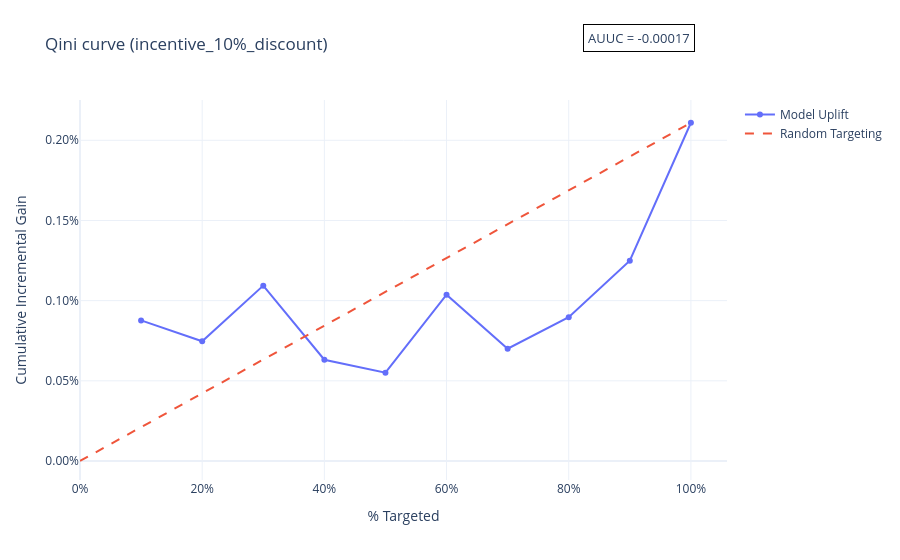
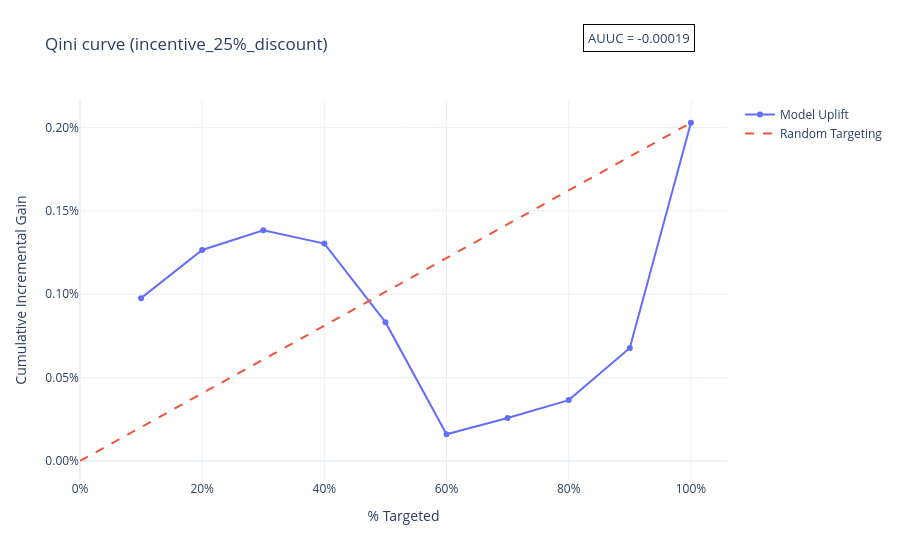
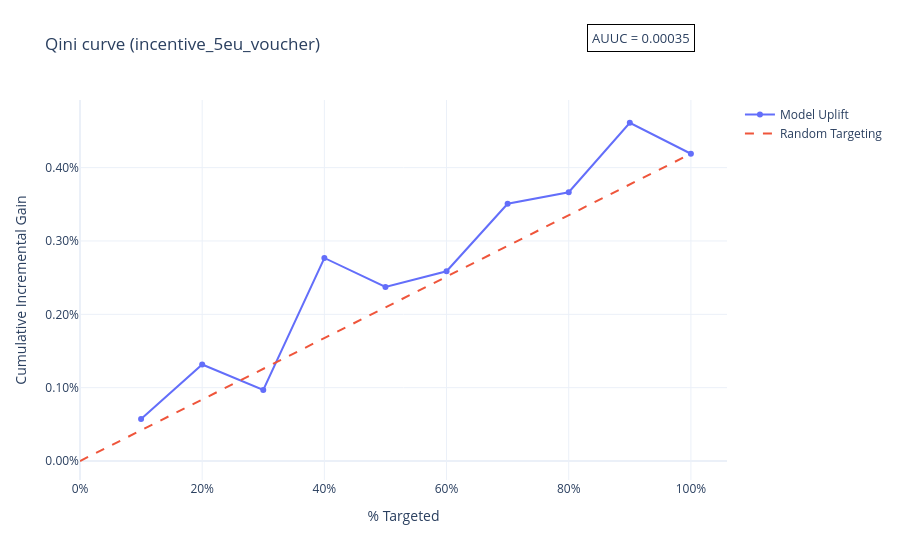
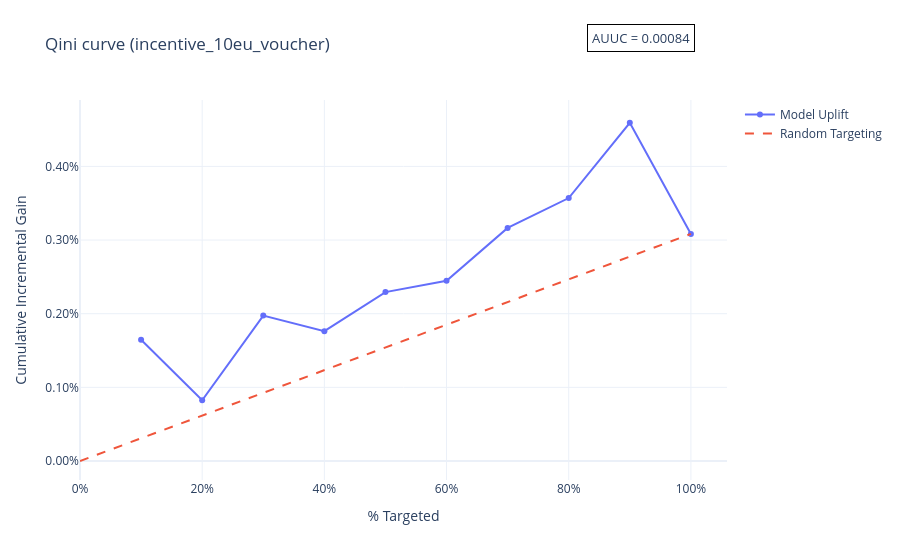

The notebook cell these images were saved under, in order:
### Code cell
# make qini plots per incentive
pio.renderers.default = "jupyterlab"
out_dir = Path("Output/Output_qini_curves")
out_dir.mkdir(parents=True, exist_ok=True)

for k, qini_k in qini_bins.groupby("incentive_k", sort=False):
    fig = plot_incremental_response_rate(qini_k)

    incentive = f"incentive_{k}"
    fig.update_layout(
        title=f"Qini curve ({incentive})"
    )

    fig.write_html(out_dir / f"{incentive}_incremental_response_rate.html")

    fig.show()

### Figure 1 — Plotly figure (JSON) as saved in the notebook; plotly's stock layout.template omitted (floating-point values rounded to 4 significant figures)
{"data": [{"hovertemplate": "% Targeted=%{x}<br>Cumulative Incremental Gain=%{y}<extra></extra>", "legendgroup": "", "line": {"color": "#636efa", "dash": "solid"}, "marker": {"symbol": "circle"}, "mode": "lines+markers", "name": "Model Uplift", "orientation": "v", "showlegend": true, "type": "scatter", "x": [0.1, 0.2, 0.3, 0.4, 0.5, 0.6, 0.7, 0.8, 0.9, 1.0], "xaxis": "x", "y": [0.0008767, 0.0007464, 0.001094, 0.0006315, 0.0005508, 0.001037, 0.0006999, 0.0008967, 0.001249, 0.002109], "yaxis": "y"}, {"line": {"dash": "dash"}, "mode": "lines", "name": "Random Targeting", "type": "scatter", "x": [0, 1], "y": [0, 0.002109]}], "layout": {"annotations": [{"bgcolor": "white", "bordercolor": "black", "borderpad": 4, "borderwidth": 1, "font": {"size": 13}, "showarrow": false, "text": "AUUC = -0.00017", "x": 0.95, "xref": "paper", "y": 1.2, "yref": "paper"}], "legend": {"title": {"text": ""}, "tracegroupgap": 0}, "title": {"text": "Qini curve (incentive_10%_discount)"}, "xaxis": {"anchor": "y", "domain": [0, 1], "tickformat": ".0%", "title": {"text": "% Targeted"}}, "yaxis": {"anchor": "x", "domain": [0, 1], "tickformat": ".2%", "title": {"text": "Cumulative Incremental Gain"}}}}

### Figure 2 — Plotly figure (JSON) as saved in the notebook; plotly's stock layout.template omitted (floating-point values rounded to 4 significant figures)
{"data": [{"hovertemplate": "% Targeted=%{x}<br>Cumulative Incremental Gain=%{y}<extra></extra>", "legendgroup": "", "line": {"color": "#636efa", "dash": "solid"}, "marker": {"symbol": "circle"}, "mode": "lines+markers", "name": "Model Uplift", "orientation": "v", "showlegend": true, "type": "scatter", "x": [0.1, 0.2, 0.3, 0.4, 0.5, 0.6, 0.7, 0.8, 0.9, 1.0], "xaxis": "x", "y": [0.0009765, 0.001265, 0.001384, 0.001303, 0.0008326, 0.00016, 0.0002575, 0.0003652, 0.000678, 0.002028], "yaxis": "y"}, {"line": {"dash": "dash"}, "mode": "lines", "name": "Random Targeting", "type": "scatter", "x": [0, 1], "y": [0, 0.002028]}], "layout": {"annotations": [{"bgcolor": "white", "bordercolor": "black", "borderpad": 4, "borderwidth": 1, "font": {"size": 13}, "showarrow": false, "text": "AUUC = -0.00019", "x": 0.95, "xref": "paper", "y": 1.2, "yref": "paper"}], "legend": {"title": {"text": ""}, "tracegroupgap": 0}, "title": {"text": "Qini curve (incentive_25%_discount)"}, "xaxis": {"anchor": "y", "domain": [0, 1], "tickformat": ".0%", "title": {"text": "% Targeted"}}, "yaxis": {"anchor": "x", "domain": [0, 1], "tickformat": ".2%", "title": {"text": "Cumulative Incremental Gain"}}}}

### Figure 3 — Plotly figure (JSON) as saved in the notebook; plotly's stock layout.template omitted (floating-point values rounded to 4 significant figures)
{"data": [{"hovertemplate": "% Targeted=%{x}<br>Cumulative Incremental Gain=%{y}<extra></extra>", "legendgroup": "", "line": {"color": "#636efa", "dash": "solid"}, "marker": {"symbol": "circle"}, "mode": "lines+markers", "name": "Model Uplift", "orientation": "v", "showlegend": true, "type": "scatter", "x": [0.1, 0.2, 0.3, 0.4, 0.5, 0.6, 0.7, 0.8, 0.9, 1.0], "xaxis": "x", "y": [0.000571, 0.001316, 0.0009682, 0.002768, 0.002372, 0.002587, 0.003508, 0.003664, 0.004612, 0.00419], "yaxis": "y"}, {"line": {"dash": "dash"}, "mode": "lines", "name": "Random Targeting", "type": "scatter", "x": [0, 1], "y": [0, 0.00419]}], "layout": {"annotations": [{"bgcolor": "white", "bordercolor": "black", "borderpad": 4, "borderwidth": 1, "font": {"size": 13}, "showarrow": false, "text": "AUUC = 0.00035", "x": 0.95, "xref": "paper", "y": 1.2, "yref": "paper"}], "legend": {"title": {"text": ""}, "tracegroupgap": 0}, "title": {"text": "Qini curve (incentive_5eu_voucher)"}, "xaxis": {"anchor": "y", "domain": [0, 1], "tickformat": ".0%", "title": {"text": "% Targeted"}}, "yaxis": {"anchor": "x", "domain": [0, 1], "tickformat": ".2%", "title": {"text": "Cumulative Incremental Gain"}}}}

### Figure 4 — Plotly figure (JSON) as saved in the notebook; plotly's stock layout.template omitted (floating-point values rounded to 4 significant figures)
{"data": [{"hovertemplate": "% Targeted=%{x}<br>Cumulative Incremental Gain=%{y}<extra></extra>", "legendgroup": "", "line": {"color": "#636efa", "dash": "solid"}, "marker": {"symbol": "circle"}, "mode": "lines+markers", "name": "Model Uplift", "orientation": "v", "showlegend": true, "type": "scatter", "x": [0.1, 0.2, 0.3, 0.4, 0.5, 0.6, 0.7, 0.8, 0.9, 1.0], "xaxis": "x", "y": [0.001647, 0.0008238, 0.001975, 0.001762, 0.002293, 0.002447, 0.003164, 0.00357, 0.004592, 0.003083], "yaxis": "y"}, {"line": {"dash": "dash"}, "mode": "lines", "name": "Random Targeting", "type": "scatter", "x": [0, 1], "y": [0, 0.003083]}], "layout": {"annotations": [{"bgcolor": "white", "bordercolor": "black", "borderpad": 4, "borderwidth": 1, "font": {"size": 13}, "showarrow": false, "text": "AUUC = 0.00084", "x": 0.95, "xref": "paper", "y": 1.2, "yref": "paper"}], "legend": {"title": {"text": ""}, "tracegroupgap": 0}, "title": {"text": "Qini curve (incentive_10eu_voucher)"}, "xaxis": {"anchor": "y", "domain": [0, 1], "tickformat": ".0%", "title": {"text": "% Targeted"}}, "yaxis": {"anchor": "x", "domain": [0, 1], "tickformat": ".2%", "title": {"text": "Cumulative Incremental Gain"}}}}
